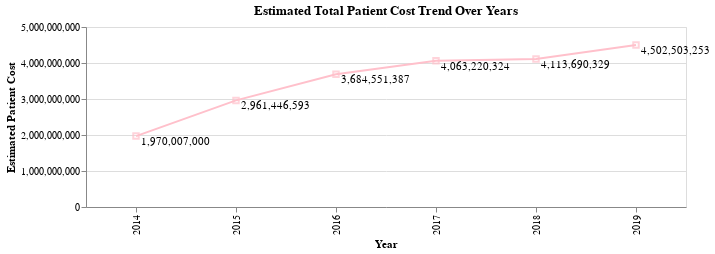

Write notebook code for a chart like this one.
### Markdown cell above
### Line chart to show total cost trend over years

### Code cell
line_chart = alt.Chart(df_agg_all).mark_line().encode(
    x='year:O',  # Use year as a temporal field
    y=alt.Y('estimated_patient_out_of_pocket:Q', title='Estimated Patient Cost'),
    tooltip=['year:T', 'estimated_patient_out_of_pocket:Q'],
    color=alt.value('pink')# Show tooltips with year and cost
).properties(
    width=600,  # Adjust the width of the chart as needed
    height=180,  # Adjust the height of the chart as needed
    title='Estimated Total Patient Cost Trend Over Years'
)

circle = alt.Chart(df_agg_all).mark_point(shape='square',color='pink').encode(
    x='year:O',
    y=alt.Y('estimated_patient_out_of_pocket:Q', title='Estimated Patient Cost'),
    tooltip=['year:T', 'estimated_patient_out_of_pocket:Q'],
)

# Create text labels using mark_text()
text = alt.Chart(df_agg_all).mark_text(
    align='left',
    baseline='top',
    dx=5,  # Adjust the horizontal offset for the labels as needed
).encode(
    x=alt.X('year:O', title='Year'),
    y=alt.Y('estimated_patient_out_of_pocket:Q', title='Estimated Patient Cost'),
    text=alt.Text("estimated_patient_out_of_pocket:Q", format=",.0f")
    #text='estimated_patient_out_of_pocket:Q',  # Display the cost as text
)


line_chart_Final=line_chart+circle+text

line_chart_Final

### Figure 1 — Vega-Lite specification as saved in the notebook (floating-point values rounded to 4 significant figures)
{"config": {"view": {"continuousWidth": 300, "continuousHeight": 300}}, "layer": [{"mark": {"type": "line"}, "encoding": {"color": {"value": "pink"}, "tooltip": [{"field": "year", "type": "temporal"}, {"field": "estimated_patient_out_of_pocket", "type": "quantitative"}], "x": {"field": "year", "type": "ordinal"}, "y": {"field": "estimated_patient_out_of_pocket", "title": "Estimated Patient Cost", "type": "quantitative"}}, "title": "Estimated Total Patient Cost Trend Over Years"}, {"mark": {"type": "point", "color": "pink", "shape": "square"}, "encoding": {"tooltip": [{"field": "year", "type": "temporal"}, {"field": "estimated_patient_out_of_pocket", "type": "quantitative"}], "x": {"field": "year", "type": "ordinal"}, "y": {"field": "estimated_patient_out_of_pocket", "title": "Estimated Patient Cost", "type": "quantitative"}}}, {"mark": {"type": "text", "align": "left", "baseline": "top", "dx": 5}, "encoding": {"text": {"field": "estimated_patient_out_of_pocket", "format": ",.0f", "type": "quantitative"}, "x": {"field": "year", "title": "Year", "type": "ordinal"}, "y": {"field": "estimated_patient_out_of_pocket", "title": "Estimated Patient Cost", "type": "quantitative"}}}], "data": {"name": "data-b7081493cf3cc1ca0acdd2ba53ba454b"}, "height": 180, "width": 600, "$schema": "https://vega.github.io/schema/vega-lite/v5.14.1.json", "datasets": {"data-b7081493cf3cc1ca0acdd2ba53ba454b": [{"year": 2014, "estimated_patient_out_of_pocket": 1970000000.0}, {"year": 2015, "estimated_patient_out_of_pocket": 2961000000.0}, {"year": 2016, "estimated_patient_out_of_pocket": 3685000000.0}, {"year": 2017, "estimated_patient_out_of_pocket": 4063000000.0}, {"year": 2018, "estimated_patient_out_of_pocket": 4114000000.0}, {"year": 2019, "estimated_patient_out_of_pocket": 4503000000.0}]}}
